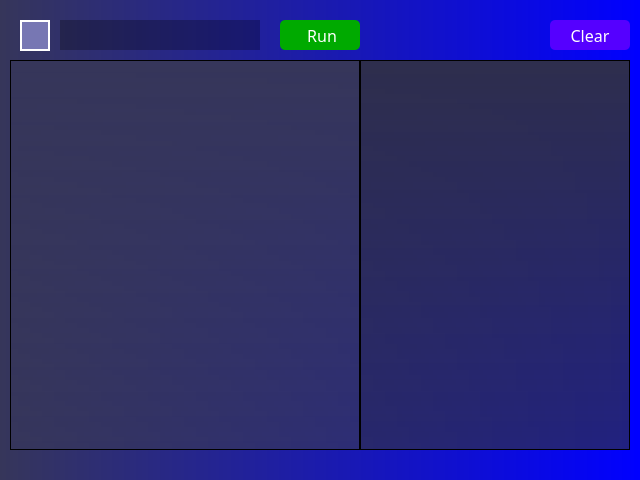
<?xml version="1.0" encoding="UTF-8"?>
<ui version="4.0">
 <class>MainWindow</class>
 <widget class="QMainWindow" name="MainWindow">
  <property name="geometry">
   <rect>
    <x>0</x>
    <y>0</y>
    <width>640</width>
    <height>480</height>
   </rect>
  </property>
  <property name="palette">
   <palette>
    <active>
     <colorrole role="Button">
      <brush brushstyle="LinearGradientPattern">
       <gradient startx="0.000000000000000" starty="0.000000000000000" endx="1.000000000000000" endy="0.000000000000000" type="LinearGradient" spread="PadSpread" coordinatemode="ObjectBoundingMode">
        <gradientstop position="0.000000000000000">
         <color alpha="255">
          <red>54</red>
          <green>54</green>
          <blue>90</blue>
         </color>
        </gradientstop>
        <gradientstop position="1.000000000000000">
         <color alpha="255">
          <red>0</red>
          <green>0</green>
          <blue>255</blue>
         </color>
        </gradientstop>
       </gradient>
      </brush>
     </colorrole>
     <colorrole role="ButtonText">
      <brush brushstyle="SolidPattern">
       <color alpha="255">
        <red>255</red>
        <green>255</green>
        <blue>255</blue>
       </color>
      </brush>
     </colorrole>
     <colorrole role="Base">
      <brush brushstyle="LinearGradientPattern">
       <gradient startx="0.000000000000000" starty="0.000000000000000" endx="1.000000000000000" endy="0.000000000000000" type="LinearGradient" spread="PadSpread" coordinatemode="ObjectBoundingMode">
        <gradientstop position="0.000000000000000">
         <color alpha="255">
          <red>54</red>
          <green>54</green>
          <blue>90</blue>
         </color>
        </gradientstop>
        <gradientstop position="1.000000000000000">
         <color alpha="255">
          <red>0</red>
          <green>0</green>
          <blue>255</blue>
         </color>
        </gradientstop>
       </gradient>
      </brush>
     </colorrole>
     <colorrole role="Window">
      <brush brushstyle="LinearGradientPattern">
       <gradient startx="0.000000000000000" starty="0.000000000000000" endx="1.000000000000000" endy="0.000000000000000" type="LinearGradient" spread="PadSpread" coordinatemode="ObjectBoundingMode">
        <gradientstop position="0.000000000000000">
         <color alpha="255">
          <red>54</red>
          <green>54</green>
          <blue>90</blue>
         </color>
        </gradientstop>
        <gradientstop position="1.000000000000000">
         <color alpha="255">
          <red>0</red>
          <green>0</green>
          <blue>255</blue>
         </color>
        </gradientstop>
       </gradient>
      </brush>
     </colorrole>
    </active>
    <inactive>
     <colorrole role="Button">
      <brush brushstyle="LinearGradientPattern">
       <gradient startx="0.000000000000000" starty="0.000000000000000" endx="1.000000000000000" endy="0.000000000000000" type="LinearGradient" spread="PadSpread" coordinatemode="ObjectBoundingMode">
        <gradientstop position="0.000000000000000">
         <color alpha="255">
          <red>54</red>
          <green>54</green>
          <blue>90</blue>
         </color>
        </gradientstop>
        <gradientstop position="1.000000000000000">
         <color alpha="255">
          <red>0</red>
          <green>0</green>
          <blue>255</blue>
         </color>
        </gradientstop>
       </gradient>
      </brush>
     </colorrole>
     <colorrole role="ButtonText">
      <brush brushstyle="SolidPattern">
       <color alpha="255">
        <red>255</red>
        <green>255</green>
        <blue>255</blue>
       </color>
      </brush>
     </colorrole>
     <colorrole role="Base">
      <brush brushstyle="LinearGradientPattern">
       <gradient startx="0.000000000000000" starty="0.000000000000000" endx="1.000000000000000" endy="0.000000000000000" type="LinearGradient" spread="PadSpread" coordinatemode="ObjectBoundingMode">
        <gradientstop position="0.000000000000000">
         <color alpha="255">
          <red>54</red>
          <green>54</green>
          <blue>90</blue>
         </color>
        </gradientstop>
        <gradientstop position="1.000000000000000">
         <color alpha="255">
          <red>0</red>
          <green>0</green>
          <blue>255</blue>
         </color>
        </gradientstop>
       </gradient>
      </brush>
     </colorrole>
     <colorrole role="Window">
      <brush brushstyle="LinearGradientPattern">
       <gradient startx="0.000000000000000" starty="0.000000000000000" endx="1.000000000000000" endy="0.000000000000000" type="LinearGradient" spread="PadSpread" coordinatemode="ObjectBoundingMode">
        <gradientstop position="0.000000000000000">
         <color alpha="255">
          <red>54</red>
          <green>54</green>
          <blue>90</blue>
         </color>
        </gradientstop>
        <gradientstop position="1.000000000000000">
         <color alpha="255">
          <red>0</red>
          <green>0</green>
          <blue>255</blue>
         </color>
        </gradientstop>
       </gradient>
      </brush>
     </colorrole>
    </inactive>
    <disabled>
     <colorrole role="Button">
      <brush brushstyle="LinearGradientPattern">
       <gradient startx="0.000000000000000" starty="0.000000000000000" endx="1.000000000000000" endy="0.000000000000000" type="LinearGradient" spread="PadSpread" coordinatemode="ObjectBoundingMode">
        <gradientstop position="0.000000000000000">
         <color alpha="255">
          <red>54</red>
          <green>54</green>
          <blue>90</blue>
         </color>
        </gradientstop>
        <gradientstop position="1.000000000000000">
         <color alpha="255">
          <red>0</red>
          <green>0</green>
          <blue>255</blue>
         </color>
        </gradientstop>
       </gradient>
      </brush>
     </colorrole>
     <colorrole role="ButtonText">
      <brush brushstyle="SolidPattern">
       <color alpha="255">
        <red>120</red>
        <green>120</green>
        <blue>120</blue>
       </color>
      </brush>
     </colorrole>
     <colorrole role="Base">
      <brush brushstyle="LinearGradientPattern">
       <gradient startx="0.000000000000000" starty="0.000000000000000" endx="1.000000000000000" endy="0.000000000000000" type="LinearGradient" spread="PadSpread" coordinatemode="ObjectBoundingMode">
        <gradientstop position="0.000000000000000">
         <color alpha="255">
          <red>54</red>
          <green>54</green>
          <blue>90</blue>
         </color>
        </gradientstop>
        <gradientstop position="1.000000000000000">
         <color alpha="255">
          <red>0</red>
          <green>0</green>
          <blue>255</blue>
         </color>
        </gradientstop>
       </gradient>
      </brush>
     </colorrole>
     <colorrole role="Window">
      <brush brushstyle="LinearGradientPattern">
       <gradient startx="0.000000000000000" starty="0.000000000000000" endx="1.000000000000000" endy="0.000000000000000" type="LinearGradient" spread="PadSpread" coordinatemode="ObjectBoundingMode">
        <gradientstop position="0.000000000000000">
         <color alpha="255">
          <red>54</red>
          <green>54</green>
          <blue>90</blue>
         </color>
        </gradientstop>
        <gradientstop position="1.000000000000000">
         <color alpha="255">
          <red>0</red>
          <green>0</green>
          <blue>255</blue>
         </color>
        </gradientstop>
       </gradient>
      </brush>
     </colorrole>
    </disabled>
   </palette>
  </property>
  <property name="windowTitle">
   <string>MainWindow</string>
  </property>
  <property name="styleSheet">
   <string notr="true">background-color: qlineargradient(spread:pad, x1:0, y1:0, x2:1, y2:0, stop:0 rgba(54, 54, 90, 255), stop:1 rgba(0, 0, 255, 255));</string>
  </property>
  <widget class="QWidget" name="centralwidget">
   <widget class="QPushButton" name="runButton">
    <property name="geometry">
     <rect>
      <x>280</x>
      <y>20</y>
      <width>80</width>
      <height>30</height>
     </rect>
    </property>
    <property name="palette">
     <palette>
      <active>
       <colorrole role="WindowText">
        <brush brushstyle="SolidPattern">
         <color alpha="255">
          <red>255</red>
          <green>255</green>
          <blue>255</blue>
         </color>
        </brush>
       </colorrole>
       <colorrole role="Button">
        <brush brushstyle="SolidPattern">
         <color alpha="255">
          <red>0</red>
          <green>170</green>
          <blue>0</blue>
         </color>
        </brush>
       </colorrole>
       <colorrole role="Text">
        <brush brushstyle="SolidPattern">
         <color alpha="255">
          <red>255</red>
          <green>255</green>
          <blue>255</blue>
         </color>
        </brush>
       </colorrole>
       <colorrole role="ButtonText">
        <brush brushstyle="SolidPattern">
         <color alpha="255">
          <red>255</red>
          <green>255</green>
          <blue>255</blue>
         </color>
        </brush>
       </colorrole>
       <colorrole role="Base">
        <brush brushstyle="SolidPattern">
         <color alpha="255">
          <red>0</red>
          <green>170</green>
          <blue>0</blue>
         </color>
        </brush>
       </colorrole>
       <colorrole role="Window">
        <brush brushstyle="SolidPattern">
         <color alpha="255">
          <red>0</red>
          <green>170</green>
          <blue>0</blue>
         </color>
        </brush>
       </colorrole>
      </active>
      <inactive>
       <colorrole role="WindowText">
        <brush brushstyle="SolidPattern">
         <color alpha="255">
          <red>255</red>
          <green>255</green>
          <blue>255</blue>
         </color>
        </brush>
       </colorrole>
       <colorrole role="Button">
        <brush brushstyle="SolidPattern">
         <color alpha="255">
          <red>0</red>
          <green>170</green>
          <blue>0</blue>
         </color>
        </brush>
       </colorrole>
       <colorrole role="Text">
        <brush brushstyle="SolidPattern">
         <color alpha="255">
          <red>255</red>
          <green>255</green>
          <blue>255</blue>
         </color>
        </brush>
       </colorrole>
       <colorrole role="ButtonText">
        <brush brushstyle="SolidPattern">
         <color alpha="255">
          <red>255</red>
          <green>255</green>
          <blue>255</blue>
         </color>
        </brush>
       </colorrole>
       <colorrole role="Base">
        <brush brushstyle="SolidPattern">
         <color alpha="255">
          <red>0</red>
          <green>170</green>
          <blue>0</blue>
         </color>
        </brush>
       </colorrole>
       <colorrole role="Window">
        <brush brushstyle="SolidPattern">
         <color alpha="255">
          <red>0</red>
          <green>170</green>
          <blue>0</blue>
         </color>
        </brush>
       </colorrole>
      </inactive>
      <disabled>
       <colorrole role="WindowText">
        <brush brushstyle="SolidPattern">
         <color alpha="255">
          <red>255</red>
          <green>255</green>
          <blue>255</blue>
         </color>
        </brush>
       </colorrole>
       <colorrole role="Button">
        <brush brushstyle="SolidPattern">
         <color alpha="255">
          <red>0</red>
          <green>170</green>
          <blue>0</blue>
         </color>
        </brush>
       </colorrole>
       <colorrole role="Text">
        <brush brushstyle="SolidPattern">
         <color alpha="255">
          <red>255</red>
          <green>255</green>
          <blue>255</blue>
         </color>
        </brush>
       </colorrole>
       <colorrole role="ButtonText">
        <brush brushstyle="SolidPattern">
         <color alpha="255">
          <red>255</red>
          <green>255</green>
          <blue>255</blue>
         </color>
        </brush>
       </colorrole>
       <colorrole role="Base">
        <brush brushstyle="SolidPattern">
         <color alpha="255">
          <red>0</red>
          <green>170</green>
          <blue>0</blue>
         </color>
        </brush>
       </colorrole>
       <colorrole role="Window">
        <brush brushstyle="SolidPattern">
         <color alpha="255">
          <red>0</red>
          <green>170</green>
          <blue>0</blue>
         </color>
        </brush>
       </colorrole>
      </disabled>
     </palette>
    </property>
    <property name="font">
     <font>
      <family>JetBrains Mono ExtraBold</family>
      <pointsize>12</pointsize>
      <weight>10</weight>
      <italic>false</italic>
      <bold>false</bold>
     </font>
    </property>
    <property name="cursor">
     <cursorShape>PointingHandCursor</cursorShape>
    </property>
    <property name="styleSheet">
     <string notr="true">QPushButton {
	background-color: rgb(0, 170, 0);
	font: 81 12pt &quot;JetBrains Mono ExtraBold&quot;;
	color: white;
	border-radius: 5px;
}
QPushButton:hover {
	background-color: rgb(0, 85, 0);
}</string>
    </property>
    <property name="text">
     <string> Run</string>
    </property>
    <property name="icon">
     <iconset>
      <normaloff>../Images/run.png</normaloff>../Images/run.png</iconset>
    </property>
    <property name="iconSize">
     <size>
      <width>9</width>
      <height>9</height>
     </size>
    </property>
   </widget>
   <widget class="QTextEdit" name="codeEdit">
    <property name="geometry">
     <rect>
      <x>10</x>
      <y>60</y>
      <width>350</width>
      <height>390</height>
     </rect>
    </property>
    <property name="cursor" stdset="0">
     <cursorShape>IBeamCursor</cursorShape>
    </property>
    <property name="styleSheet">
     <string notr="true">font: 8pt &quot;JetBrains Mono&quot;;
background-color: qlineargradient(spread:pad, x1:0, y1:0, x2:0, y2:1, stop:0 rgba(54, 54, 90, 255), stop:1 rgba(54, 54, 90, 180));
color: white;</string>
    </property>
    <property name="tabStopDistance">
     <double>25.000000000000000</double>
    </property>
    <property name="acceptRichText">
     <bool>false</bool>
    </property>
    <property name="cursorWidth">
     <number>1</number>
    </property>
   </widget>
   <widget class="QPushButton" name="homeButton">
    <property name="geometry">
     <rect>
      <x>20</x>
      <y>20</y>
      <width>30</width>
      <height>31</height>
     </rect>
    </property>
    <property name="cursor">
     <cursorShape>PointingHandCursor</cursorShape>
    </property>
    <property name="styleSheet">
     <string notr="true">QPushButton {
	background-color: rgb(119, 119, 179);
	border: 2px solid white;
}
QPushButton:hover {
	background-color: rgb(170, 170, 255);
	border: 2px solid rgb(40, 40, 40);
}</string>
    </property>
    <property name="text">
     <string/>
    </property>
    <property name="icon">
     <iconset>
      <normaloff>../Images/home.png</normaloff>../Images/home.png</iconset>
    </property>
    <property name="iconSize">
     <size>
      <width>20</width>
      <height>20</height>
     </size>
    </property>
   </widget>
   <widget class="QLabel" name="projectName">
    <property name="geometry">
     <rect>
      <x>60</x>
      <y>20</y>
      <width>200</width>
      <height>30</height>
     </rect>
    </property>
    <property name="styleSheet">
     <string notr="true">background-color: rgba(0, 0, 0, 70);
color: white;
font: 9pt &quot;JetBrains Mono&quot;;</string>
    </property>
    <property name="text">
     <string/>
    </property>
    <property name="textFormat">
     <enum>Qt::PlainText</enum>
    </property>
    <property name="indent">
     <number>10</number>
    </property>
    <property name="textInteractionFlags">
     <set>Qt::NoTextInteraction</set>
    </property>
   </widget>
   <widget class="QTextEdit" name="terminalEdit">
    <property name="geometry">
     <rect>
      <x>360</x>
      <y>60</y>
      <width>270</width>
      <height>390</height>
     </rect>
    </property>
    <property name="cursor" stdset="0">
     <cursorShape>IBeamCursor</cursorShape>
    </property>
    <property name="styleSheet">
     <string notr="true">font: 8pt &quot;JetBrains Mono&quot;;
background-color: qlineargradient(spread:pad, x1:0, y1:0, x2:0, y2:1, stop:0 rgba(46, 46, 77, 255), stop:1 rgba(46, 46, 77, 180));
color: white;</string>
    </property>
    <property name="tabStopDistance">
     <double>25.000000000000000</double>
    </property>
    <property name="acceptRichText">
     <bool>false</bool>
    </property>
    <property name="cursorWidth">
     <number>6</number>
    </property>
   </widget>
   <widget class="QLabel" name="icon">
    <property name="geometry">
     <rect>
      <x>600</x>
      <y>420</y>
      <width>21</width>
      <height>21</height>
     </rect>
    </property>
    <property name="styleSheet">
     <string notr="true">background-color: rgba(0, 0, 0, 0);</string>
    </property>
    <property name="text">
     <string/>
    </property>
    <property name="scaledContents">
     <bool>true</bool>
    </property>
   </widget>
   <widget class="QPushButton" name="clearButton">
    <property name="geometry">
     <rect>
      <x>550</x>
      <y>20</y>
      <width>80</width>
      <height>30</height>
     </rect>
    </property>
    <property name="palette">
     <palette>
      <active>
       <colorrole role="WindowText">
        <brush brushstyle="SolidPattern">
         <color alpha="255">
          <red>255</red>
          <green>255</green>
          <blue>255</blue>
         </color>
        </brush>
       </colorrole>
       <colorrole role="Button">
        <brush brushstyle="SolidPattern">
         <color alpha="255">
          <red>85</red>
          <green>0</green>
          <blue>255</blue>
         </color>
        </brush>
       </colorrole>
       <colorrole role="Text">
        <brush brushstyle="SolidPattern">
         <color alpha="255">
          <red>255</red>
          <green>255</green>
          <blue>255</blue>
         </color>
        </brush>
       </colorrole>
       <colorrole role="ButtonText">
        <brush brushstyle="SolidPattern">
         <color alpha="255">
          <red>255</red>
          <green>255</green>
          <blue>255</blue>
         </color>
        </brush>
       </colorrole>
       <colorrole role="Base">
        <brush brushstyle="SolidPattern">
         <color alpha="255">
          <red>85</red>
          <green>0</green>
          <blue>255</blue>
         </color>
        </brush>
       </colorrole>
       <colorrole role="Window">
        <brush brushstyle="SolidPattern">
         <color alpha="255">
          <red>85</red>
          <green>0</green>
          <blue>255</blue>
         </color>
        </brush>
       </colorrole>
      </active>
      <inactive>
       <colorrole role="WindowText">
        <brush brushstyle="SolidPattern">
         <color alpha="255">
          <red>255</red>
          <green>255</green>
          <blue>255</blue>
         </color>
        </brush>
       </colorrole>
       <colorrole role="Button">
        <brush brushstyle="SolidPattern">
         <color alpha="255">
          <red>85</red>
          <green>0</green>
          <blue>255</blue>
         </color>
        </brush>
       </colorrole>
       <colorrole role="Text">
        <brush brushstyle="SolidPattern">
         <color alpha="255">
          <red>255</red>
          <green>255</green>
          <blue>255</blue>
         </color>
        </brush>
       </colorrole>
       <colorrole role="ButtonText">
        <brush brushstyle="SolidPattern">
         <color alpha="255">
          <red>255</red>
          <green>255</green>
          <blue>255</blue>
         </color>
        </brush>
       </colorrole>
       <colorrole role="Base">
        <brush brushstyle="SolidPattern">
         <color alpha="255">
          <red>85</red>
          <green>0</green>
          <blue>255</blue>
         </color>
        </brush>
       </colorrole>
       <colorrole role="Window">
        <brush brushstyle="SolidPattern">
         <color alpha="255">
          <red>85</red>
          <green>0</green>
          <blue>255</blue>
         </color>
        </brush>
       </colorrole>
      </inactive>
      <disabled>
       <colorrole role="WindowText">
        <brush brushstyle="SolidPattern">
         <color alpha="255">
          <red>255</red>
          <green>255</green>
          <blue>255</blue>
         </color>
        </brush>
       </colorrole>
       <colorrole role="Button">
        <brush brushstyle="SolidPattern">
         <color alpha="255">
          <red>85</red>
          <green>0</green>
          <blue>255</blue>
         </color>
        </brush>
       </colorrole>
       <colorrole role="Text">
        <brush brushstyle="SolidPattern">
         <color alpha="255">
          <red>255</red>
          <green>255</green>
          <blue>255</blue>
         </color>
        </brush>
       </colorrole>
       <colorrole role="ButtonText">
        <brush brushstyle="SolidPattern">
         <color alpha="255">
          <red>255</red>
          <green>255</green>
          <blue>255</blue>
         </color>
        </brush>
       </colorrole>
       <colorrole role="Base">
        <brush brushstyle="SolidPattern">
         <color alpha="255">
          <red>85</red>
          <green>0</green>
          <blue>255</blue>
         </color>
        </brush>
       </colorrole>
       <colorrole role="Window">
        <brush brushstyle="SolidPattern">
         <color alpha="255">
          <red>85</red>
          <green>0</green>
          <blue>255</blue>
         </color>
        </brush>
       </colorrole>
      </disabled>
     </palette>
    </property>
    <property name="font">
     <font>
      <family>JetBrains Mono ExtraBold</family>
      <pointsize>12</pointsize>
      <weight>10</weight>
      <italic>false</italic>
      <bold>false</bold>
     </font>
    </property>
    <property name="cursor">
     <cursorShape>PointingHandCursor</cursorShape>
    </property>
    <property name="styleSheet">
     <string notr="true">QPushButton {
	background-color: rgb(85, 0, 255);
	font: 81 12pt &quot;JetBrains Mono ExtraBold&quot;;
	color: white;
	border-radius: 5px;
}
QPushButton:hover {
	background-color: rgb(54, 0, 162);
}</string>
    </property>
    <property name="text">
     <string>Clear</string>
    </property>
    <property name="iconSize">
     <size>
      <width>9</width>
      <height>9</height>
     </size>
    </property>
   </widget>
  </widget>
 </widget>
 <resources/>
 <connections/>
</ui>
